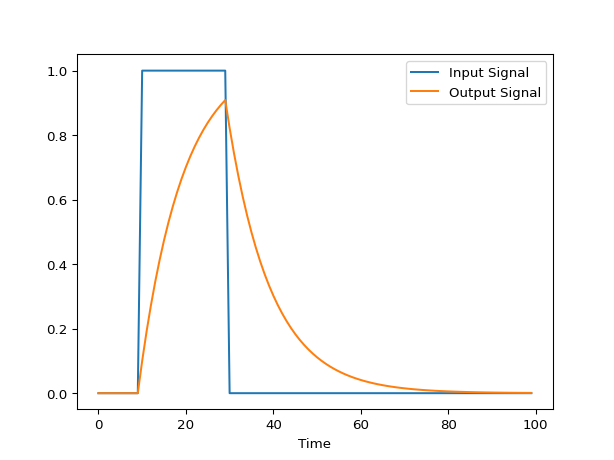

The script that drew this image:
a = rtdpy.Ncstr(tau=10, n=1, dt=1, time_end=100)

signal_time = np.arange(0, 100, 1)
input_signal = np.zeros(signal_time.size)
input_signal[10:30] = 1
output_signal = a.output(signal_time, input_signal)

# predicted output_signal is longer than input_signal
plt.plot(signal_time, input_signal, label='Input Signal')
plt.plot(signal_time, output_signal[:signal_time.size],
         label='Output Signal')
plt.xlabel('Time')
plt.legend()
